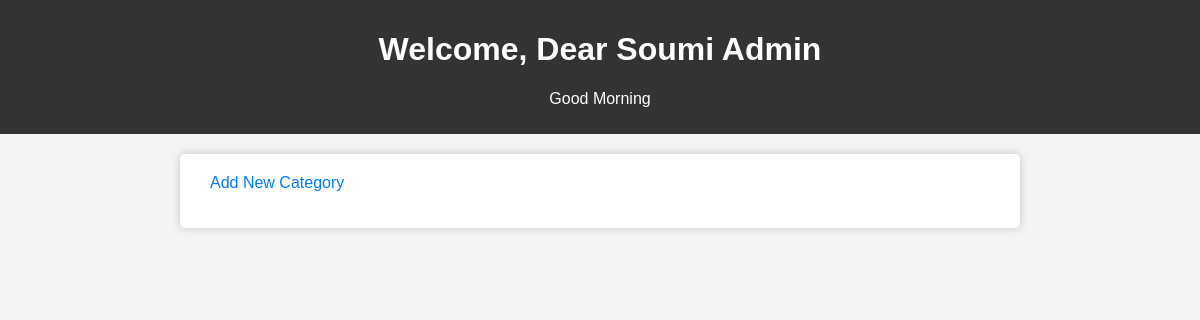
Before: /admin_dashboard with the older database file.
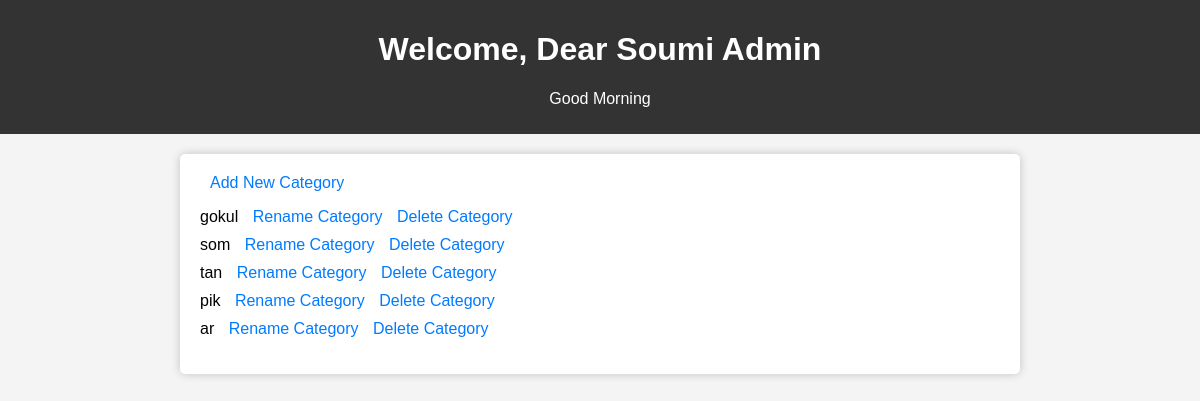
After: the same page with the newer database file.
### main.py (models this page shows)
class Section(db.Model):
        id = db.Column(db.Integer, primary_key = True, autoincrement=True)
        name = db.Column(db.String(200), nullable = False)

### main.py (the view)
@app.route('/admin_dashboard')
def admin_dashboard():
    section=Section.query.all()
    return render_template('admin_dashboard.html',blahblah=section)

### templates/admin_dashboard.html (shortened to what this page needs)
<!DOCTYPE html>
<html lang="en">
<head>
</head>
<body>
    <header>
        <h1>Welcome, Dear Soumi Admin</h1>
        <p>Good Morning</p>
    </header>
    <div class="container">
        <a href="/add_category">Add New Category</a>
        <ul>
            {% for blah in blahblah %}
                <li>
                    {{ blah.name }}
                    <a href="/rename_category/{{ blah['id'] }}">Rename Category</a>
                    <a href="/delete_category/{{ blah['id'] }}">Delete Category</a>
                </li>
            {% endfor %}
        </ul>
    </div>
</body>
</html>

### templates/admin_dashboard.html (style rules this page uses)
body { font-family: Arial, sans-serif; margin: 0; padding: 0; background-color: #f4f4f4; }
header { background-color: #333; color: #fff; text-align: center; padding: 10px; }
.container { max-width: 800px; margin: 20px auto; padding: 20px; background-color: #fff; border-radius: 5px; box-shadow: 0 0 10px rgba(0, 0, 0, 0.2); }
ul { list-style: none; padding: 0; }
li { margin: 10px 0; }
a { text-decoration: none; color: #007BFF; margin-left: 10px; }

Changed rows visible on the page:
added Section: name "gokul"
added Section: name "som"
added Section: name "tan"
added Section: name "pik"
added Section: name "ar"
